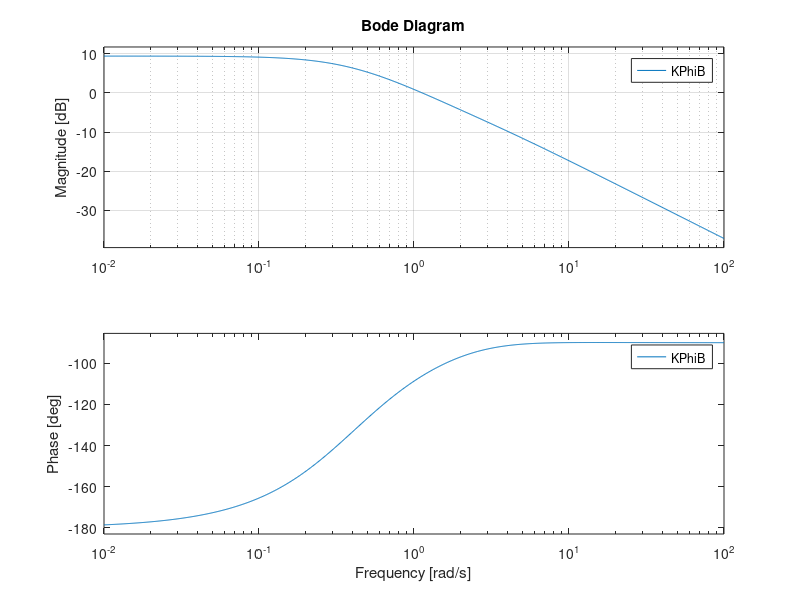
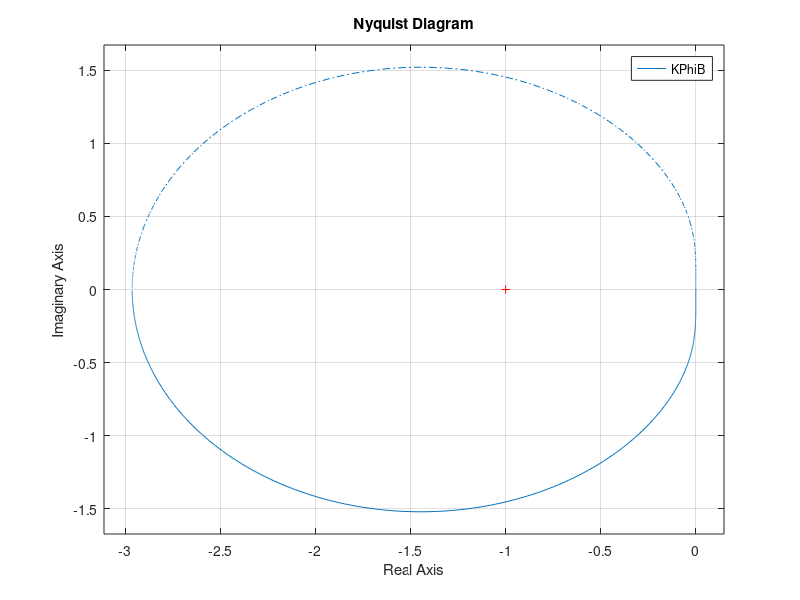
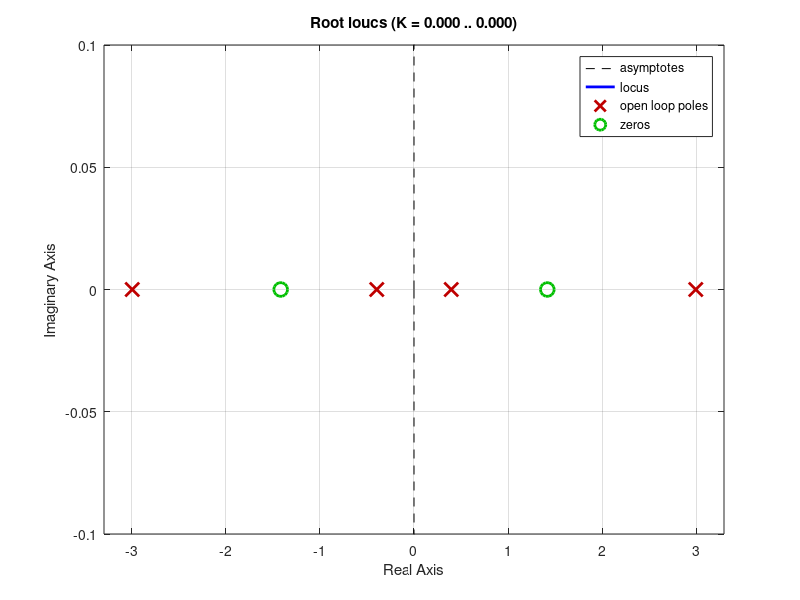
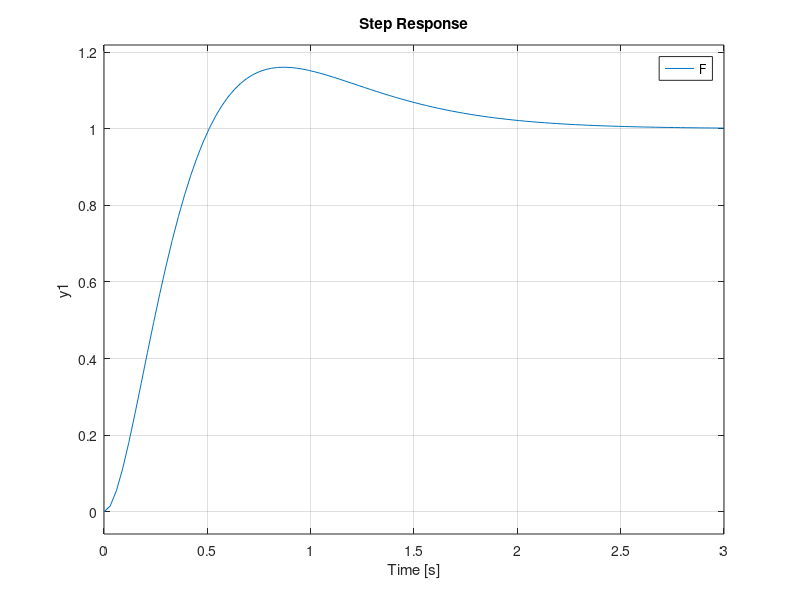

Reproduce these figures in MATLAB, in order.
close all
clear
%% Exercise 1
A = [ -1.417 , 1 ; 2.86 , -1.183]
B = [0 ; -3.157]
%% 1. Compute the open loop poles of the natural aircraft
%-----------------------
lambda = eig(A)
%% 2. What are the values of matrices R and Q ?
%Check that Q = Q T 0 and R = R T > 0
%-----------------------
R = 5 %R = R^T > 0
Q = [0, 0; 0, 1] %Q = Q^T >= 0
%% 3. What is the value of matrix N which is defined by
%Q = N^T N
%-----------------------
N = [0 1]
Q = N'*N
%% 4. Check that (A, B) is controllable and that (A, N ) is observable
%-----------------------
%We may use the Kalman test to check the controllability of the system
rank(ctrb(A,B)) %rank([B, A*B])
%we may use the Kalman test to check the observability of the system
rank(obsv(A,N)) %rank([N; N*A])
%% 5.Compute the positive solution of the algebraic Ricatti
%equation P thanks to the eigenvectors of the Hamiltonian
%matrix as well the optimal gain K.
%Check that you get the same result either with scilab (command 'ricc')
%or matlab (command 'care')
%-----------------------
%Hamiltonian matrix
H = [A, -B*inv(R)*B'; -Q, -A']
[V,D] = eig(H)
%The eigenvalues in the matrix D are symmetric with respect
%to the imaginary axis
%The eigenvectors assiciated with the eigenvalues in the
%left half plane are the following:
X12=V(:,1:2)
X1=X12(1:2,:)
X2=X12(3:4,:)
P12=X2*inv(X1)
%P: solution of the algebraic Riccati equation
%L are the closed-loop eigenvalues
%K is the feebback gain matrix
[P,lambdaFTBF,K] = care(A,B,Q,R)
%P is the same than P12
%K is the same than B'*inv(R)*P
K
B'*inv(R)*P
%lambdaFTBF are the eigenvalues of A-B*K
%They are the same than the eigenvalues of the Hamiltonian
%matrix H in the left half plane
D
lambdaFTBF
eig(A-B*K)
%% 6.Plot the Bode diagram of K(sI A)^{-1} B ('open loop')
%and compute the phase margin
%-----------------------
%dot x = A x + B u; y = N x => G(s) = N (sI-A)^-1 B
%To obtain the Bode plot of K (sI-A)^-1 B
%we just change N by K
KPhiB = ss(A,B,K,0);
%[num,den] = ss2tf(A,B,N,0,1)
figure; bode(KPhiB); grid;
[Gm,Pm,Wcg,Wcp] = margin(KPhiB)
Gm_dB = 20*log10(Gm)
%% 7. Plot the Nyquist diagram of K (sI A)^{-1} B ('open loop')
%-----------------------
figure; nyquist(KPhiB);

%% Exercise 2
A = [-1.417 1 ; 2.86 -1.183];
B = [0; -3.157];

% Q1
R = 1000;
% q^2 = x'Q x
% q^2 = [alpha q]' [0 0; 0 1] [alpha q]
% Q = [0 0; 0 1];
N = [0 1]; %Q = N'*N
Q = N'*N;
[K, P, CLeig] = lqr(A,B,Q,R)

%%

%Q2. check Kalman Equality
   
%computation of N(S) and D(S)
[Ns, Ds] = ss2tf(A, B, N, 0)
[Nms, Dms] = ss2tf(-A, B, -N, 0)

%computation of beta(s)
[~, betas] = ss2tf(A-B*K, B, N, 0)
%computation of beta(-s)
[~, betams] = ss2tf(-(A-B*K), B, -N, 0)

%Kalman equality
conv(betas, betams) -conv(Ds, Dms) + 1/R*conv(Ns,Nms) %shall be zero!
%%
% Q3. compare poles of cl (A-BK) with poles of ol A
% which are the roots of det (sI − A + BK),
%and compare then with the poles of the open loop system, which are the roots
% of det (sI − A).
eig(A)
eig(A-B*K)
%%
% Q4. Chang-Letov design procedure
Gs = tf(Ns, Ds)
Gms = tf(Nms, Dms)
figure
rlocus(Gms*Gs)
%when R is very high, tends towards open loop poles
%to get dominant pole = -1, the corresponding gain k = -.681
kp = 0.681
[K,P,CLeig] = lqr(A,B,Q,1/kp)
%a robust methodology to place poles, better in this aspect in comparison
%to pole placement technique
%%

%Q5. 
R = 0.01;
[K,P,CLeig] = lqr(A,B,Q,R)
roots(Ns)
%if R v.small, tends towards zeros of open loop

% Q that makes poles faster than 2 rad/s
alpha = 2; %rad/s
R = 5; %no influence, since Q=0
[P, ~, ~] = care(A+alpha*eye(2,2),B,zeros(2,2),R)
K = inv(R)*B'*P
eig(A-B*K) %shall be to the left of -2!

%step response without prefilter
C = [0 1] %to get q as the output
[numF, denF] = ss2tf(A-B*K, B, C, 0)
F = tf(numF, denF)
figure
step(F)
hold on
% not very good response, since final value should be = 1
%prefilter
Pf = -inv(C*inv(A-B*K)*B)
[numFwithPf, denFwithPf] = ss2tf(A-B*K, B*Pf, C, 0)
FwithPf = tf(numFwithPf, denFwithPf)
step(FwithPf)

% Integral action
Ae = [A, zeros(2,1); -C, 0]
Be = [B; 0]
[Ppi, ~, ~] = care(Ae+alpha*eye(3,3), Be, zeros(3,3), R)
Kpi = inv(R)*Be'*Ppi
eig(Ae-Be*Kpi) %shall be to the left of -alpha!
Kp = Kpi(1:2)
Ki = Kpi(end)
[numFpi, denFpi] = ss2tf([A-B*Kp -B*Ki; -C 0], [zeros(2,1); 1], [C 0], 0)
Fpi = tf(numFpi, denFpi)
step(Fpi)
legend('F', 'FwithPF', 'Fint')